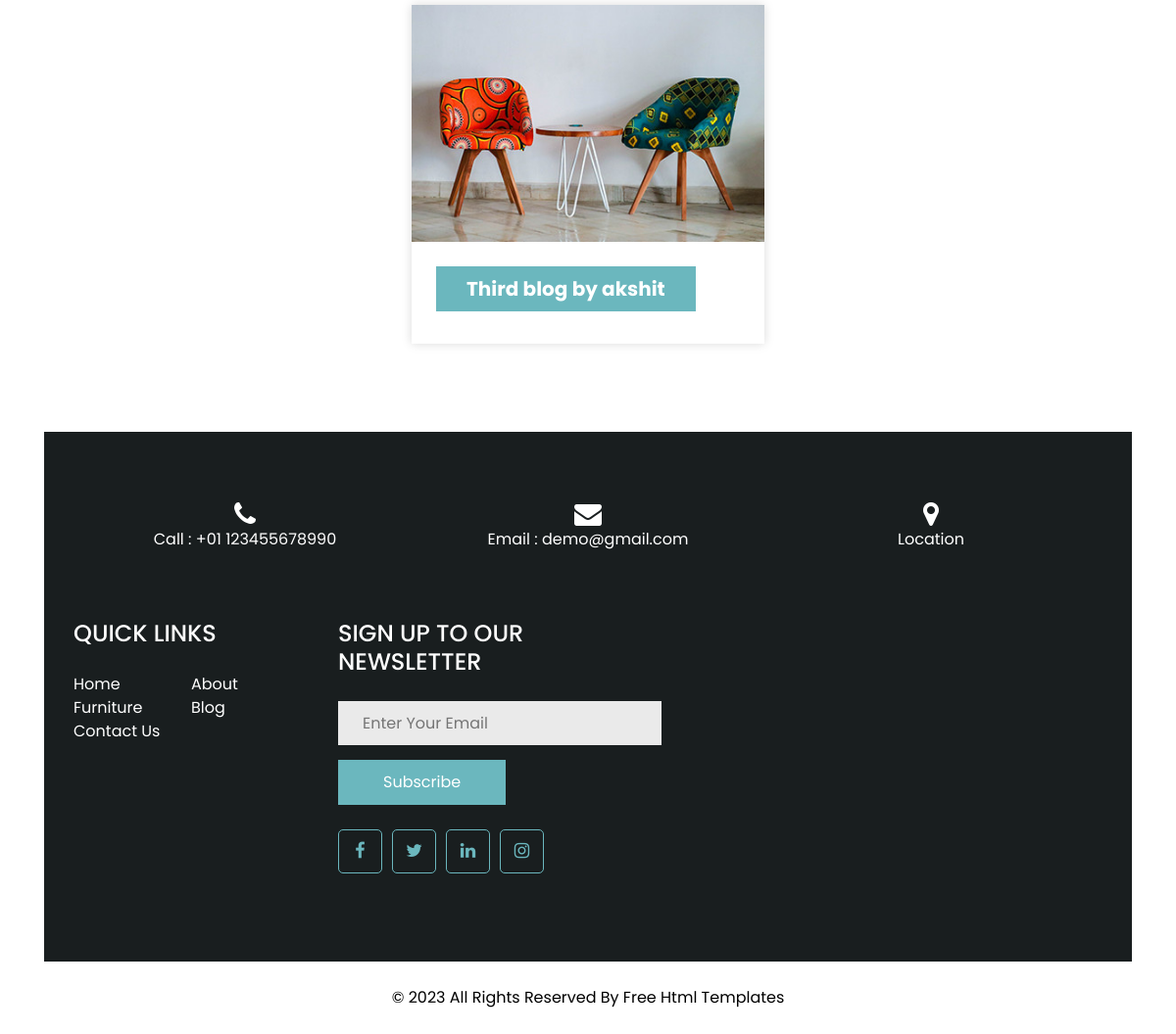
Page /blog (lower part) on the earlier database version.
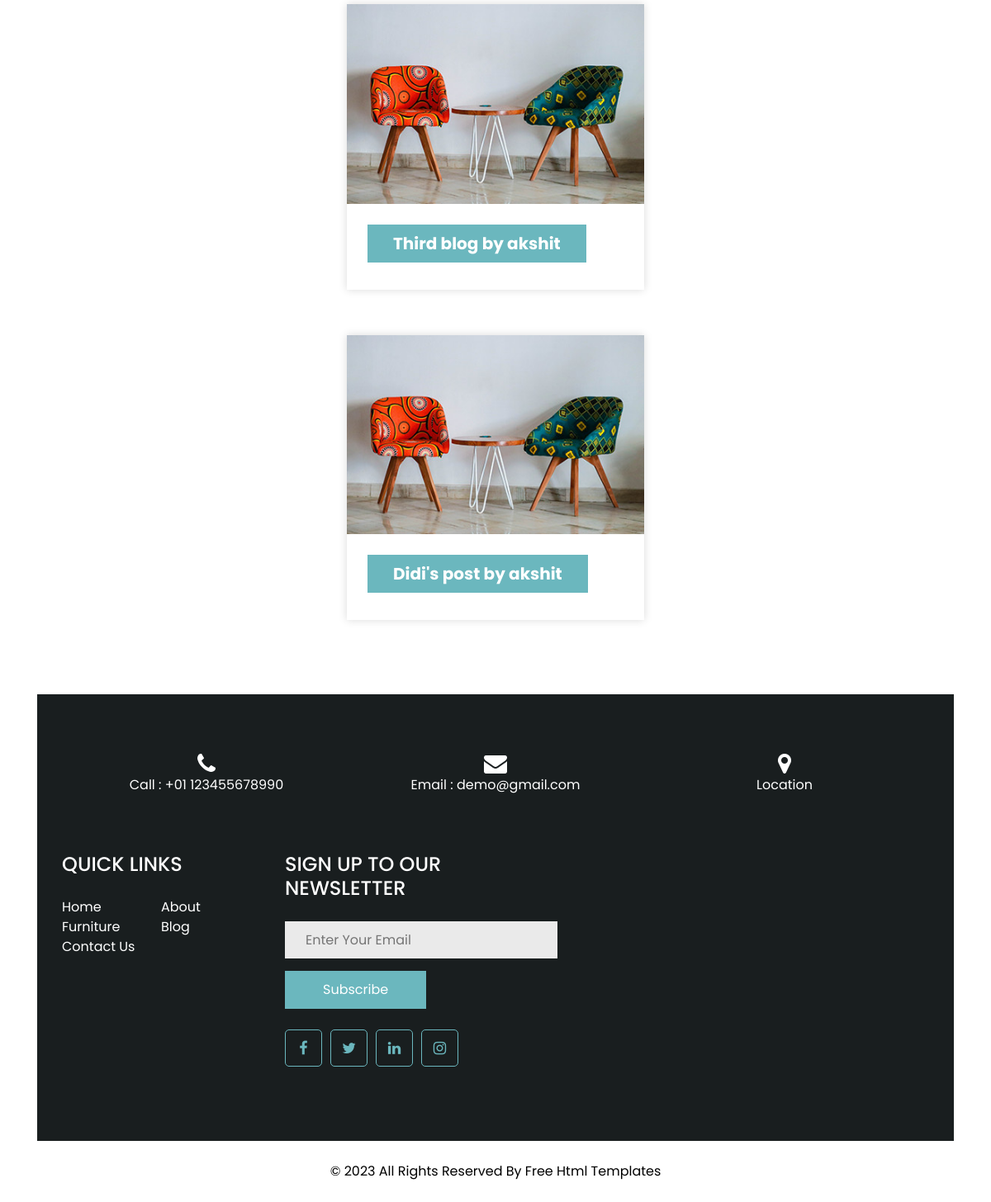
Same page on the later database version.
### blog/models.py (models this page shows, shortened)
class Post(models.Model):
    title = models.CharField(max_length=100)
    author = models.ForeignKey(User, on_delete=models.CASCADE)
    body = models.TextField()

### blog/views.py (the view)
# urls.py: path("blog", Blogview.as_view(), name="blog"),
class Blogview(ListView):
    model = Post
    template_name = 'blog/blog.html'

### templates/blog/blog.html (shortened to what this page needs)
<!DOCTYPE html>
<html>
<head>
  {% load static %}
  <link rel="stylesheet" type="text/css" href="{% static 'css/bootstrap.css' %}" />
  <link href="{% static 'css/font-awesome.min.css' %}" rel="stylesheet" />
  <link href="{% static 'css/style.css' %}" rel="stylesheet" />
  <link href="{% static 'css/responsive.css' %}" rel="stylesheet" />
</head>
<body class="sub_page">
  <section class="blog_section layout_padding">
    <div class="container">
      {% for post in object_list %}
      <div class="row">
        <div class="col-md-6 col-lg-4 mx-auto">
          <div class="box">
            <div class="img-box">
              <img src="{% static 'images/b1.jpg' %}" alt="">
            </div>
            <div class="detail-box">
              <h5><a href="{% url 'article' post.pk %}">
                {{ post.title }} by {{ post.author }}
              </a>
              </h5>
            </div>
          </div>
        </div>
      </div>
      {% endfor %}
    </div>
  </section>
  <section class="info_section long_section">
    <div class="container">
      <div class="contact_nav">
        <a href="">
          <i class="fa fa-phone" aria-hidden="true"></i>
          <span>
            Call : +01 123455678990
          </span>
        </a>
        <a href="">
          <i class="fa fa-envelope" aria-hidden="true"></i>
          <span>
            Email : demo@gmail.com
          </span>
        </a>
        <a href="">
          <i class="fa fa-map-marker" aria-hidden="true"></i>
          <span>
            Location
          </span>
        </a>
      </div>
      <div class="info_top ">
        <div class="row ">
          <div class="col-sm-6 col-md-4 col-lg-3">
            <div class="info_links">
              <h4>
                QUICK LINKS
              </h4>
              <div class="info_links_menu">
                <a class="" href="index.html">Home <span class="sr-only">(current)</span></a>
                <a class="" href="about.html"> About</a>
                <a class="" href="furniture.html">Furniture</a>
                <a class="" href="blog.html">Blog</a>
                <a class="" href="contact.html">Contact Us</a>
              </div>
            </div>
          </div>
          <div class="col-md-4">
            <div class="info_form">
              <h4>
                SIGN UP TO OUR NEWSLETTER
              </h4>
              <form action="">
                <input type="text" placeholder="Enter Your Email" />
                <button type="submit">
                  Subscribe
                </button>
              </form>
              <div class="social_box">
                <a href="">
                  <i class="fa fa-facebook" aria-hidden="true"></i>
                </a>
                <a href="">
                  <i class="fa fa-twitter" aria-hidden="true"></i>
                </a>
                <a href="">
                  <i class="fa fa-linkedin" aria-hidden="true"></i>
                </a>
                <a href="">
                  <i class="fa fa-instagram" aria-hidden="true"></i>
                </a>
              </div>
            </div>
          </div>
        </div>
      </div>
    </div>
  </section>
  <footer class="footer_section">
    <div class="container">
      <p>
        &copy; <span id="displayYear"></span> All Rights Reserved By
        <a href="https://html.design/">Free Html Templates</a>
      </p>
    </div>
  </footer>
</body>
</html>

### authentication/static/css/style.css (style rules this page uses)
body { font-family: "Poppins", sans-serif; color: #0c0c0c; background-color: #ffffff; overflow-x: hidden; }
.layout_padding { padding: 90px 0; }
.long_section { margin-left: 45px; margin-right: 45px; padding-left: 15px; padding-right: 15px; }
a, a:hover, a:focus { text-decoration: none; }
.blog_section .box { margin-top: 55px; background-color: #ffffff; -webkit-box-shadow: 0 0 10px 0 rgba(0, 0, 0, 0.15); box-shadow: 0 0 10px 0 rgba(0, 0, 0, 0.15); }
.blog_section .box .img-box { position: relative; }
.blog_section .box .img-box img { width: 100%; }
.blog_section .box .detail-box { padding: 25px; }
.blog_section .box .detail-box h5 { font-weight: bold; }
.blog_section .box .detail-box a { display: inline-block; padding: 10px 30px; background-color: #6bb7be; color: #ffffff; border-radius: 0; border: 1px solid #6bb7be; -webkit-transition: all .2s; transition: all .2s; }
.info_section { background-color: #191e1f; color: #ffffff; padding-top: 45px; padding-bottom: 45px; }
.info_section .contact_nav { display: -webkit-box; display: -ms-flexbox; display: flex; -webkit-box-pack: center; -ms-flex-pack: center; justify-content: center; padding: 25px 0; text-align: center; }
.info_section .contact_nav a { -webkit-box-flex: 1; -ms-flex: 1; flex: 1; margin: 0; display: -webkit-box; display: -ms-flexbox; display: flex; -webkit-box-orient: vertical; -webkit-box-direction: normal; -ms-flex-direction: column; flex-direction: column; -webkit-box-align: center; -ms-flex-align: center; align-items: center; color: #ffffff; }
.info_section .contact_nav a i { font-size: 28px; }
.info_section .info_top { padding: 45px 0; }
.info_section h4 { text-transform: uppercase; position: relative; margin-bottom: 25px; }
.info_section .info_links .info_links_menu { display: -webkit-box; display: -ms-flexbox; display: flex; -ms-flex-wrap: wrap; flex-wrap: wrap; }
.info_section .info_links .info_links_menu a { color: #ffffff; -ms-flex-preferred-size: 50%; flex-basis: 50%; }
.info_section .info_form input { width: 100%; border: none; height: 45px; margin-bottom: 15px; padding-left: 25px; background-color: #eaeaea; outline: none; color: #101010; }
.info_section .info_form button { display: inline-block; padding: 10px 45px; background-color: #6bb7be; color: #ffffff; border-radius: 0px; border: 1px solid #6bb7be; -webkit-transition: all .2s; transition: all .2s; }
.info_section .info_form .social_box { width: 100%; display: -webkit-box; display: -ms-flexbox; display: flex; margin-top: 25px; }
.info_section .info_form .social_box a { display: -webkit-box; display: -ms-flexbox; display: flex; -webkit-box-pack: center; -ms-flex-pack: center; justify-content: center; -webkit-box-align: center; -ms-flex-align: center; align-items: center; border-radius: 5px; width: 45px; height: 45px; border: 1px solid #6bb7be; color: #6bb7be; font-size: 18px; margin-right: 10px; }
.footer_section { position: relative; text-align: center; }
.footer_section p { color: #000000; padding: 25px 0; margin: 0; }
.footer_section p a { color: inherit; }

### authentication/static/css/responsive.css (style rules this page uses)
@media (min-width: 1200px) { .container { max-width: 1170px; } }

Differences in the rows shown:
added Post: title "Didi's post", author "akshit"
